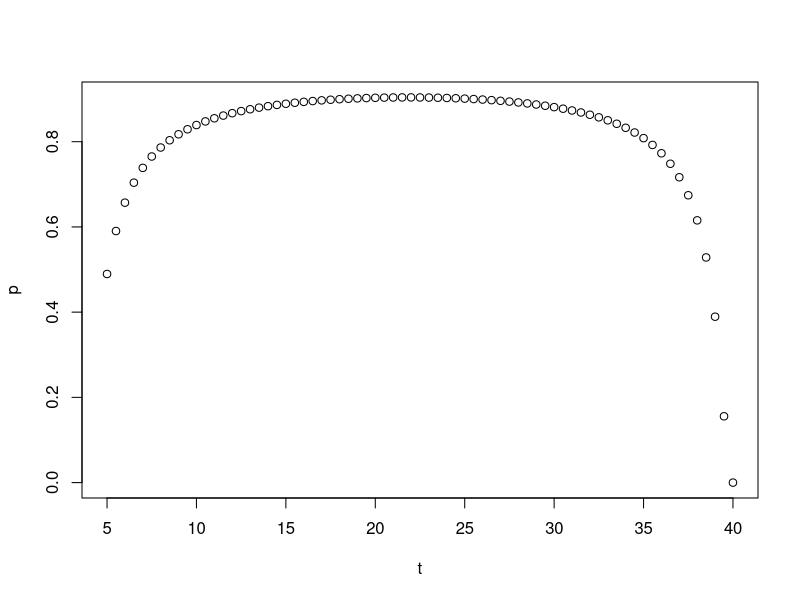
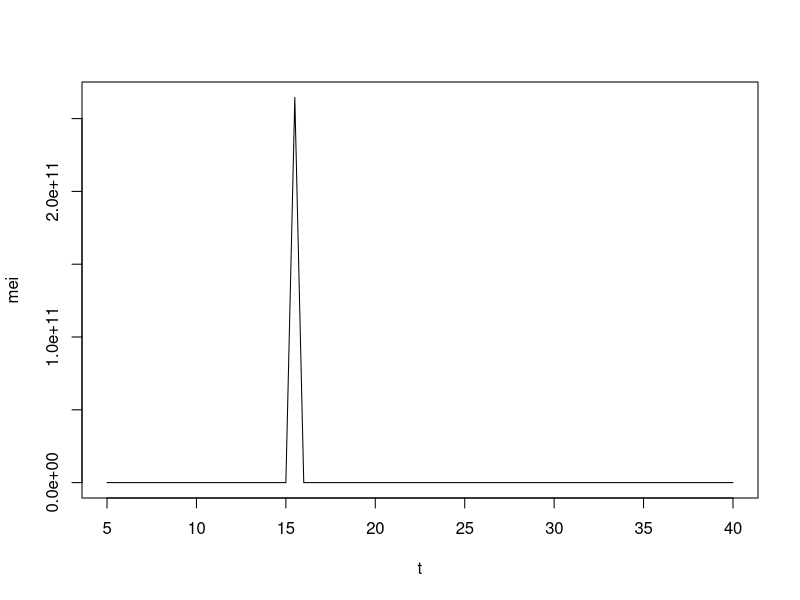
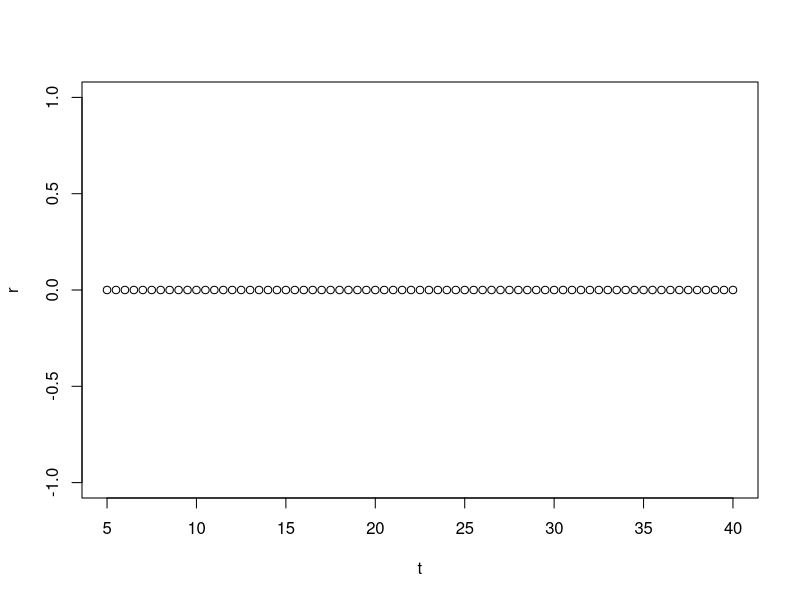
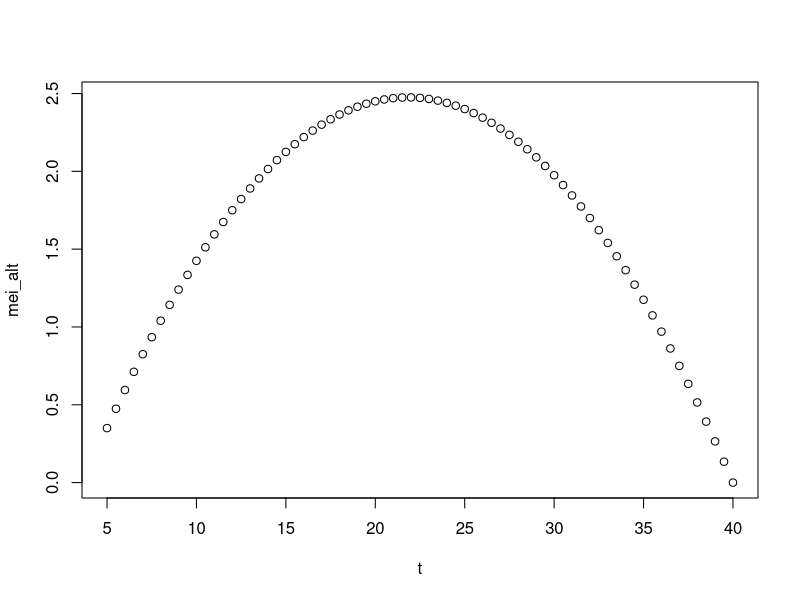

Reproduce these figures in R, in order.
# quick simulation of MEI

# vector of T
t = seq(from=5, to = 40, by=0.5)

# survival
p = exp(-1/(-4.4+1.31*t-0.03*t^2))
plot(t,p)

# MEI
a = 0.5
mei = (a^2*p^(111/(t-16)))/(-log(p))

# plot
plot(t,mei,type='l')

### other metric in McCord paper for sporogony: r
num = 0.06044*(t/296.65)*exp((17545/1.987)*(1/296.65 - 1/t))
den = 1 + exp((-142843/1.987)*(1/288.85 - 1/t)) + exp((110980/1.987)*(1/306.90 - 1/t))
r = num/den
plot(t,r) # hmmmmm can't be right

mei_alt = (a^2*p^r)/(-log(p))
plot(t,mei_alt)
